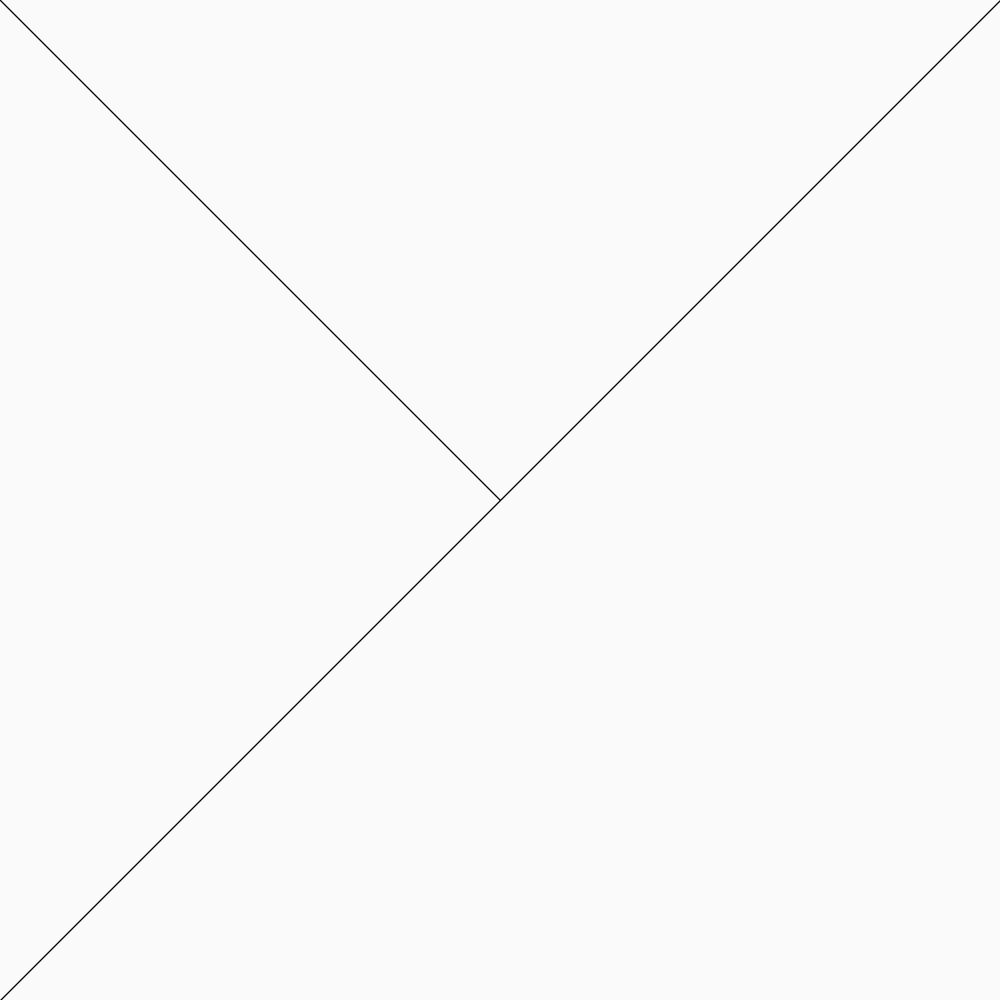
Frame 1 (no input)
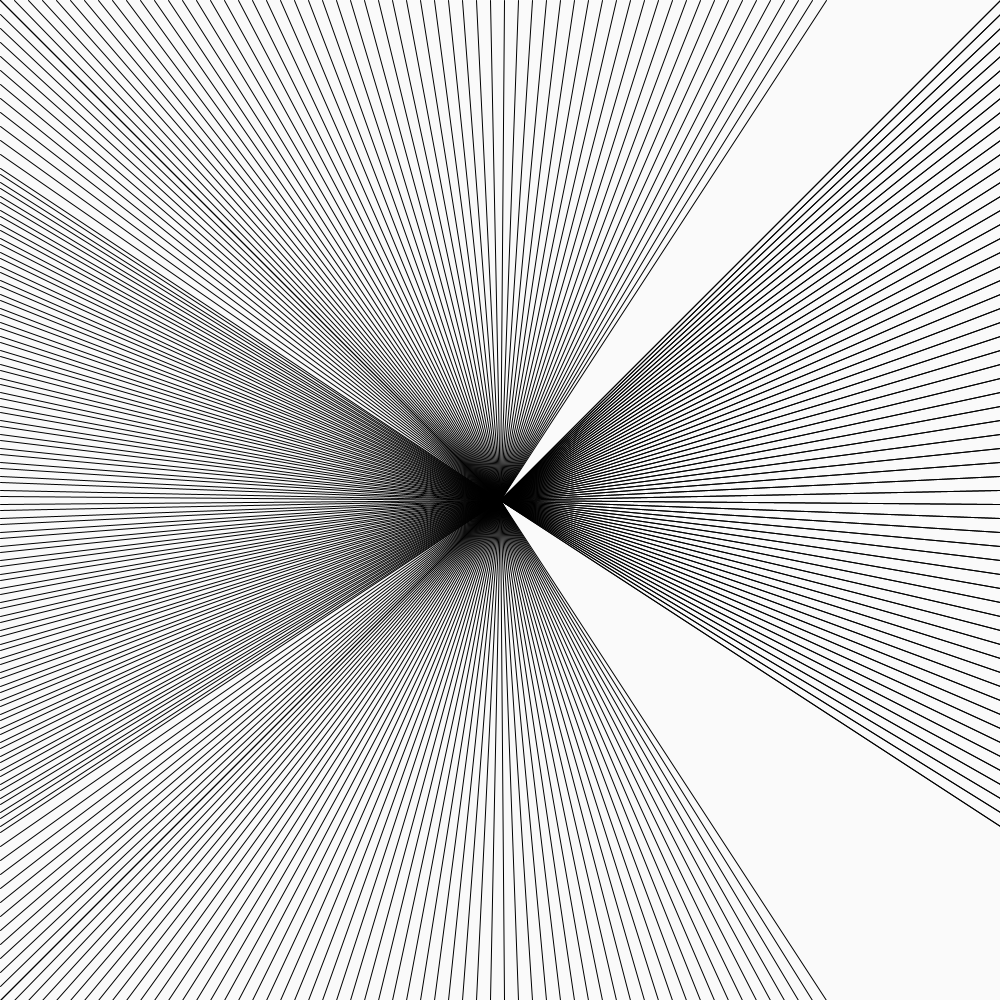
Frame 60 (the mouse pressed at the canvas centre just before this capture)
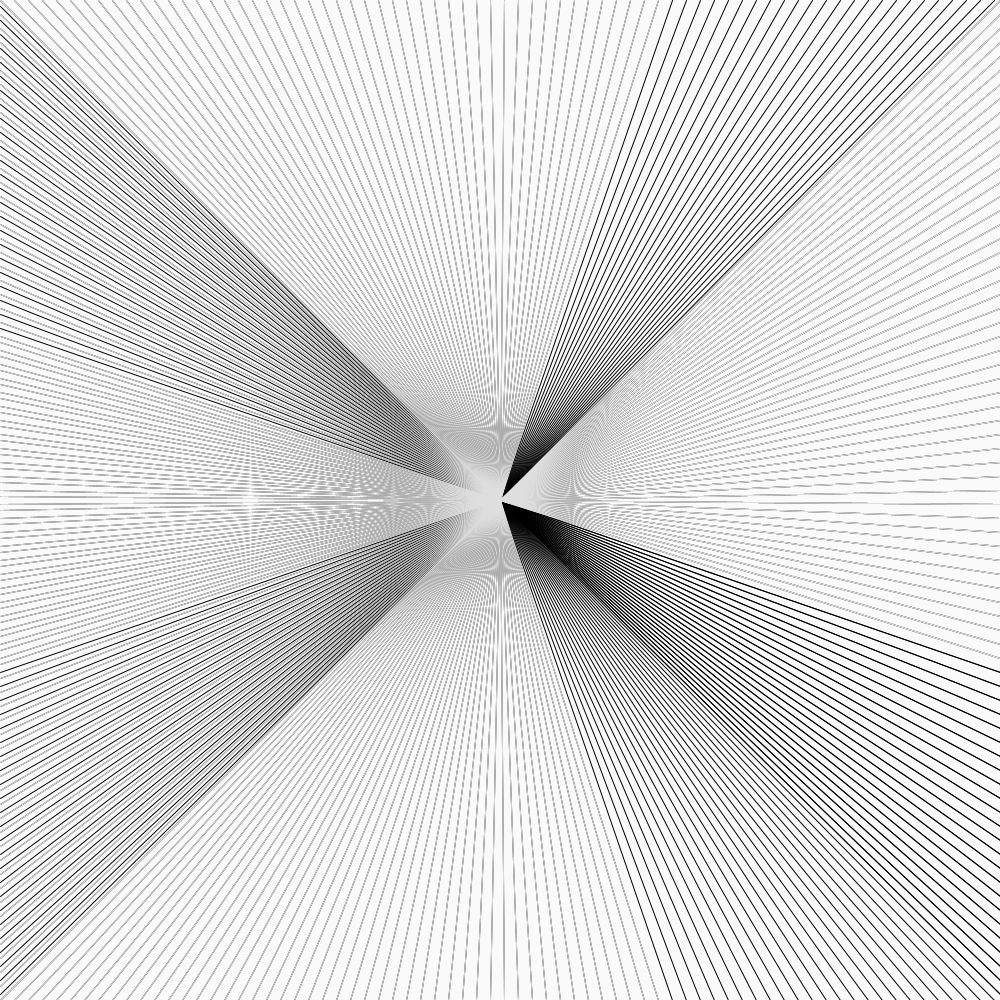
Frame 120 (the mouse held since frame 60 and released just before this capture)

The Processing sketch that drew these frames (run headless with seeded random() and noise(); from frame 60 on, the mouse is pressed at the canvas centre):

// Processing sketch: lightbox
// ── lightbox.pde
void setup()
{
  size(1000, 1000);
  background(250, 250 , 250);

}
int a=0;
void draw()
{ 
  fill(random(250), random(250), random(250));
  line(0+a, 0, 500, 500);
  line(0, 0+a, 500, 500);
  line(1000, 0+a, 500, 500);
  line(1000, 0+a, 500, 500);
  line(0, 1000-a, 500, 500);
  line(0+a, 1000, 500, 500);
  a=a+14;
  if (a>1000)
  {
    a=0;
    float c = random(255);
    stroke(c,c, c);
  }
}
